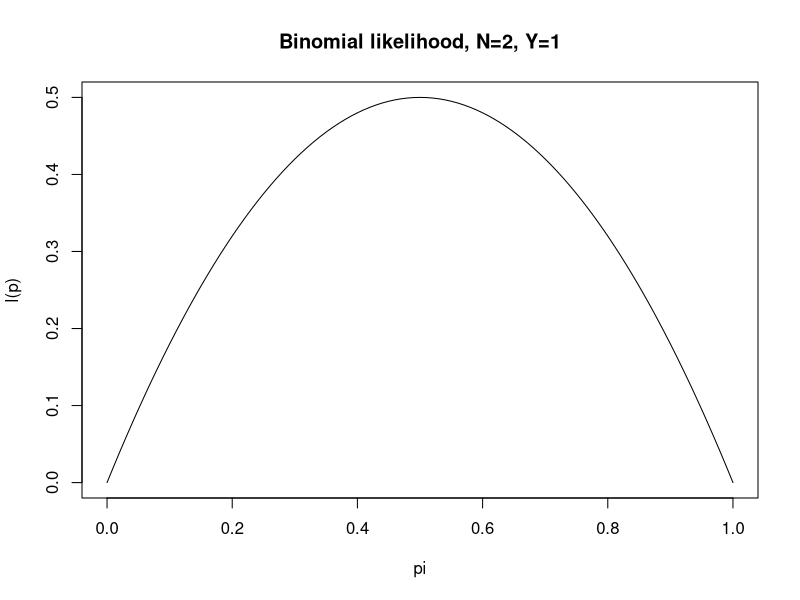
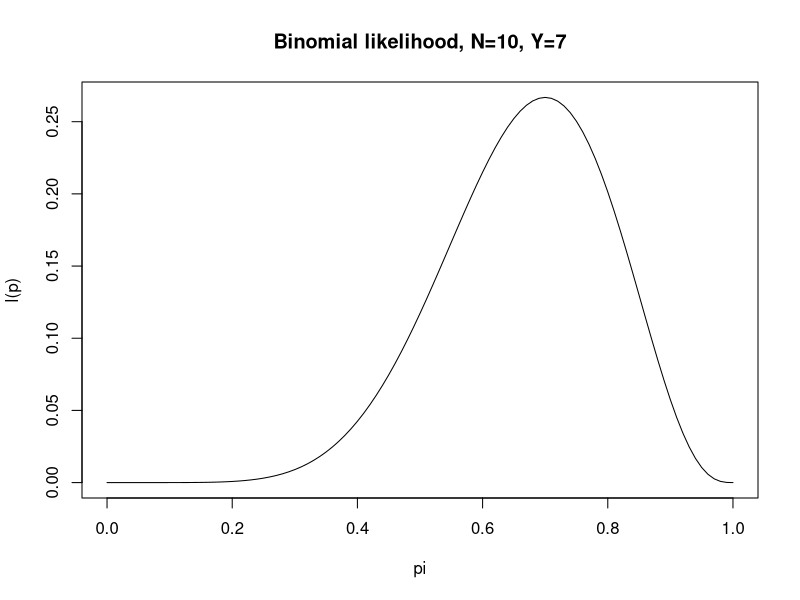

Here is the R script that generated these plots, in order:
# A VERY SIMPLE LIKELIHOOD FUNCTION
#
# Define the likelihood function for binomial sample with N=2 and Y=1:
lklhd <- function(p) 2*p*(1-p)
# 
# Plot the likelihood function:
plot(lklhd,0,1,xlab="pi",ylab="l(p)",main="Binomial likelihood, N=2, Y=1")
# 
# Find the MLE (for multiparameter problems, we would use the nlm() function):
optimize(lklhd,c(0,1),maximum=TRUE)
# 
# What if N=10 and Y=7:
# 
lklhd <- function(p) dbinom(7,10,p)
plot(lklhd,0,1,xlab="pi",ylab="l(p)",main="Binomial likelihood, N=10, Y=7")
optimize(lklhd,c(0,1),maximum=TRUE)
